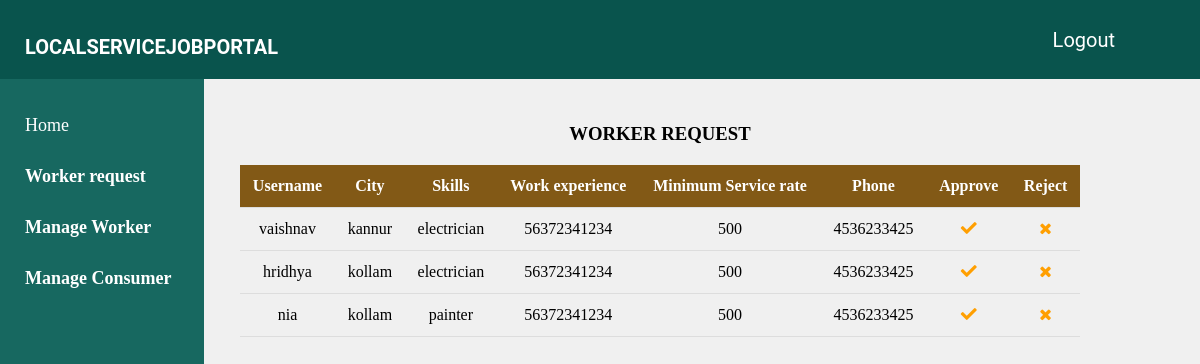
Page /worker-request on the committed database.
### urban/models.py (models this page shows, shortened)
class Worker(models.Model):
    user = models.OneToOneField(User, on_delete=models.CASCADE)
    phone = models.CharField(max_length=20, null=False)
    skills = models.CharField(max_length=30, null=False)
    work_experience = models.CharField(max_length=20)
    city = models.CharField(max_length=25, null=False)
    service_rate = models.CharField(max_length=30)
    status = models.CharField(max_length=20, default='Pending')
    profile_pic = models.FileField(
        upload_to='profile_files',
        default='profile_files/default.pdf',
        null=True,
        blank=True
    )
    is_approved = models.BooleanField(default=False)

### urban/views.py (the view)
# urls.py: path('worker-request',views.worker_request_view,name='worker-request'),
def worker_request_view(request):
    workers = wmodels.Worker.objects.filter(is_approved=False)
    return render(request, 'owner/worker_request.html', {'worker': workers})

### templates/owner/worker_request.html (shortened to what this page needs)
{% load widget_tweaks %}
{% load static %}
<!DOCTYPE html>
<html lang="en">
<head>
    <link rel="stylesheet" href="https://cdnjs.cloudflare.com/ajax/libs/font-awesome/5.14.0/css/all.css">
    <link rel="stylesheet" href="https://cdnjs.cloudflare.com/ajax/libs/font-awesome/4.7.0/css/font-awesome.min.css">
</head>
<body>
    <header>
        <nav>
            <a href=""><span>LOCALSERVICEJOBPORTAL</span></a>
            <div class="navbar">
                <div class="nav-item"><a href="{% url 'home' %}">Logout</a></div>
                <div class="nav-item"><a href=""></a></div>
                <div class="nav-item"><a href=""></a></div>
                <div class="nav-item"><a href=""></a></div>
            </div>
        </nav>
    </header>
    <div class="leftbar">
        <ul>
            <li><a href="{% url 'admin-dashboard' %}" class="active" style="color: white;">Home</a></li>
            <li><a href="{% url 'worker-request' %}" style="color: white;"><b>Worker request</b></a></li>
            <li><a href="{% url 'manage-worker' %}" style="color: white;"><b>Manage Worker</b></a></li>
            <li><a href="{% url 'manage-consumer' %}" style="color: white;"><b>Manage Consumer</b></a></li>
        </ul>
    </div>
    <div class="card">
        <h3>WORKER REQUEST</h3>
        <div class="card-body">
            <table>
                <thead>
                    <tr>
                        <th>Username</th>
                        <th>City</th>
                        <th>Skills</th>
                        <th>Work experience</th>
                        <th>Minimum Service rate</th>
                        <th>Phone</th>
                        <th>Approve</th>
                        <th>Reject</th>
                    </tr>
                </thead>
                <tbody>
                    {% for d in worker %}
                    <tr>
                        <td>{{ d.user.username }}</td>
                        <td>{{ d.city }}</td>
                        <td>{{ d.skills }}</td>
                        <td>{{ d.work_experience }}</td>
                        <td>{{ d.service_rate }}</td>
                        <td>{{ d.phone }}</td>
                        <td><a href="{% url 'approve-worker' d.id %}" class="button"><i class="fas fa-check"></i></a></td>
                        <td><a href="{% url 'reject-worker' d.id %}" class="button"><i class="fa fa-close"></i></a></td>
                    </tr>
                    {% endfor %}
                </tbody>
            </table>
        </div>
    </div>
</body>
</html>

### templates/owner/worker_request.html (style rules this page uses)
body { margin: 0; padding: 0; height: 100vh; background-color: #f0f0f0; display: flex; flex-direction: row; }
header { display: flex; justify-content: space-between; align-items: center; width: 100%; padding: 20px; background-color: rgb(9, 84, 77); position: fixed; z-index: 10; }
nav { display: flex; align-items: center; width: 100%; }
nav a { color: white; font-family: "Roboto", sans-serif; font-weight: bold; font-size: 20px; text-decoration: none; margin-right: auto; margin-left: 5px; margin-top: 15px; }
.navbar { display: flex; align-items: center; }
.nav-item a { font-weight: normal; margin-left: 35px; color: white; }
.leftbar { background-color: rgb(23, 104, 96); width: 17vw; height: 100vh; padding-top: 100px; position: fixed; }
.leftbar ul { list-style-type: none; padding: 0; margin: 0; }
.leftbar a { color: #495057; text-decoration: none; font-size: 18px; font-weight: 500; display: block; transition: color 0.3s, background-color 0.3s; border-radius: 4px; padding: 15px 25px; }
.card { margin-top: 13vh; margin-left: 20vw; width: 70%; }
.card h3 { text-align: center; }
table { width: 100%; border-collapse: collapse; margin-top: 20px; }
th, td { padding: 12px; text-align: center; border-bottom: 1px solid #ddd; }
th { background-color: #825916; color: white; font-weight: bold; }
.button { padding: 8px 12px; color: #ff9f01; border: none; border-radius: 4px; cursor: pointer; transition: background-color 0.3s; }

### rows in the picture
Worker: user.username "vaishnav", city "kannur", skills "electrician", work_experience "56372341234", service_rate "500", phone "4536233425"
Worker: user.username "hridhya", city "kollam", skills "electrician", work_experience "56372341234", service_rate "500", phone "4536233425"
Worker: user.username "nia", city "kollam", skills "painter", work_experience "56372341234", service_rate "500", phone "4536233425"
